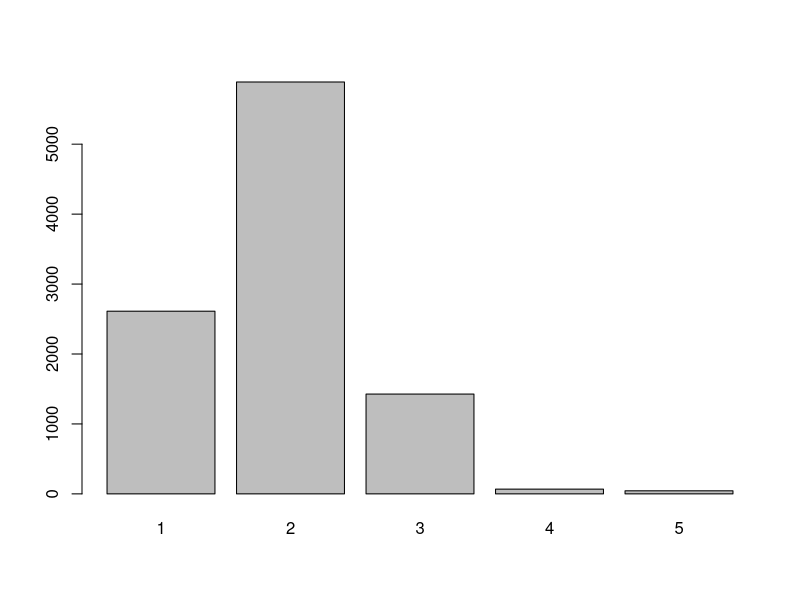
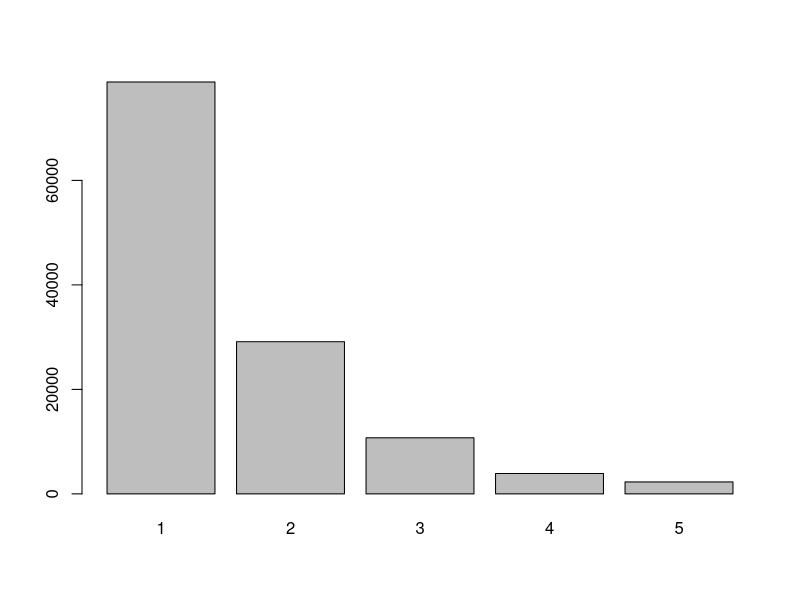
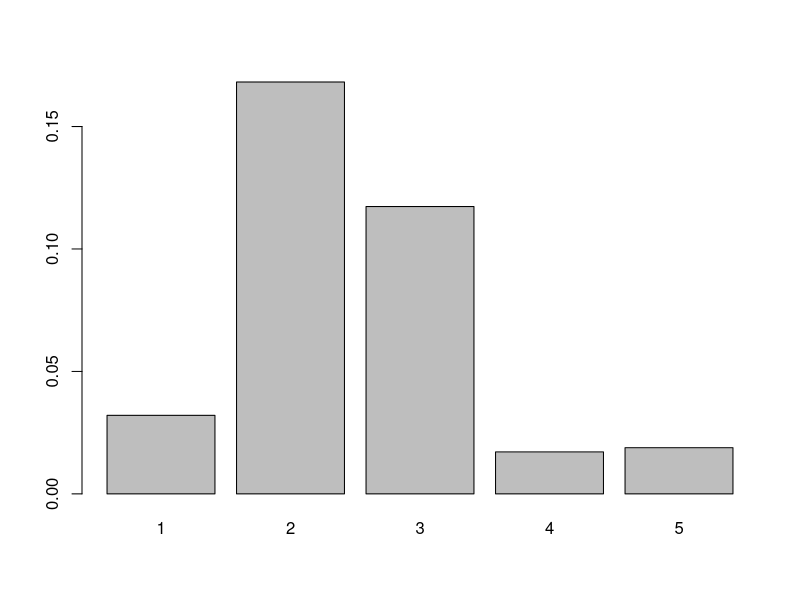

Here is the R script that generated these plots, in order:
# Pre-requisite:
# hadoop fs -getmerge /user/hive/warehouse/bleated_playcounts bleat_counts.csv
# R

data = read.csv("bleat_counts.csv", header=FALSE)
names(data) = c("bleated", "high_playcount", "count")
bleated = data[data$bleated == 1, "count"]
not_bleated = data[data$bleated == 0, "count"]

# Give names to the playcounts vectors. The names ("1", "2", etc.)
# become the X-labels when we plot the vectors using R's barplot function.
names(bleated) = sapply(1:5, as.character)
names(not_bleated) = sapply(1:5, as.character)

# Now that we've loaded the data, let's analyze it.

barplot(bleated)   # Distribution of playcounts for bleated artists
barplot(not_bleated)  # Distribution of playcounts for non-bleated artists

# Ratio of bleated to total for each playcount (1-5)
barplot(bleated / (not_bleated + bleated))

# We'll need to use these counts for the next part of the exercise, so hold
# on to them.
